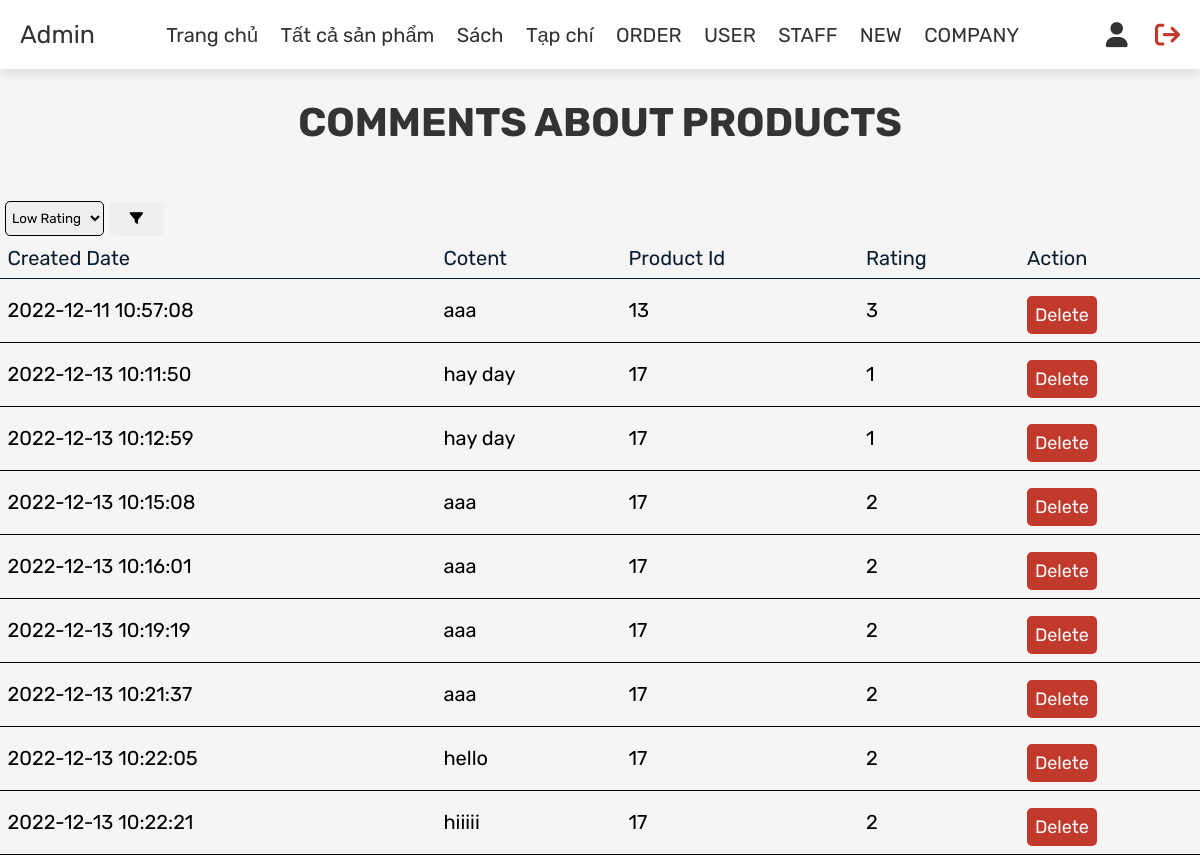
The page /admin_users_comment.php?id=31 (signed in) on the database as committed earlier.
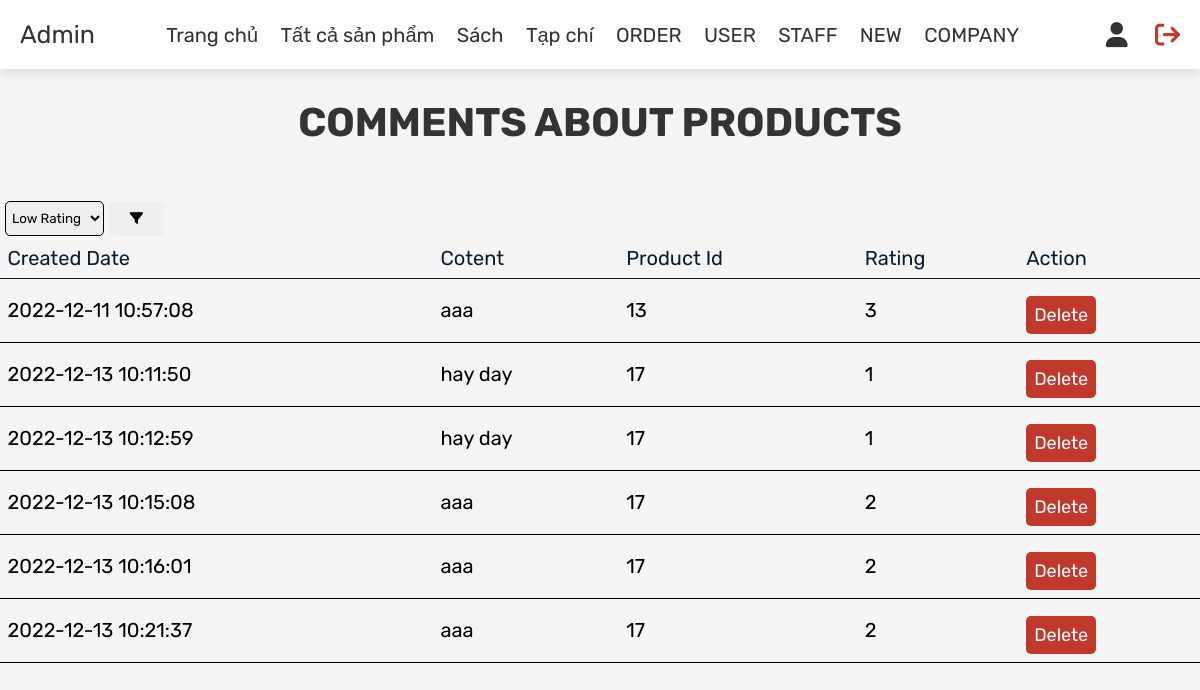
The same page on the database as committed later.
### tables this page shows
CREATE TABLE `review` (
  `Created_date` datetime NOT NULL DEFAULT current_timestamp(),
  `ACCID` int(11) NOT NULL,
  `Product_ID` int(11) NOT NULL,
  `Content` varchar(255) DEFAULT NULL,
  `Rating` int(11) NOT NULL,
  `ID` int(11) NOT NULL
);

### admin_users_comment.php (the view, shortened to what this page needs)
<?php
include 'config.php';
if(isset($_REQUEST['id'])){
$user_id = $_REQUEST["id"];
$select_com=mysqli_query($conn,"SELECT * FROM `review` WHERE ACCID = '$user_id' ORDER BY Product_ID") or die ('query failed');
}
?>
<!DOCTYPE html>
<html lang="en">
<head>
   <link rel="stylesheet" href="https://cdnjs.cloudflare.com/ajax/libs/font-awesome/6.0.0/css/all.min.css">
   <link rel="stylesheet" href="css/admin_style.css">
</head>
<body>
<?php include 'admin_header.php'; ?>
<section class="add-products">
   <h1 class="title">Comments about products</h1>
</section>
<table class="all-details">
<form action="admin_users_comment.php" method="GET">
    <select id="sort-by" name="sort_by">
            <option value="ratelo">Low Rating</option>
    </select>
<button id="sub-btn" type="submit"><i class="fas fa-filter"></i></button>
</form>
                           <thead>
                              <tr>
                                <th>Created Date</th>
                                <th>Cotent</th>
                                <th>Product Id</th>
                                <th>Rating</th>
					            <th>Action</th>
                              </tr>
                            </thead>
                            <tbody>
                                <?php
                                    while($result_comment = $select_com->fetch_assoc()){
                                        echo'<tr>
                                        <td>' .
                                          $result_comment['Created_date'] . '
                                        </td>
                                        <td>' .
                                          $result_comment['Content'] .'
                                        </td>
                                        <td>' .
                                          $result_comment['Product_ID'] .'
                                        </td>
                                        <td>'.
                                          $result_comment['Rating'] .'
                                        </td>
                                        <td><a href="admin_users_comment.php?delete='.$result_comment['ID'].'&id='.$result_comment['ACCID'].'"class="delete-btn">delete</a></td>
                                       </tr>';
                                    }
                                ?>
                            </tbody>
</table>
</body>
</html>

Rows that differ between the two databases and show on the page:
removed review: Created_date "2022-12-13 10:19:19", Content "aaa", Product_ID "17", Rating "2"
removed review: Created_date "2022-12-13 10:22:05", Content "hello", Product_ID "17", Rating "2"
removed review: Created_date "2022-12-13 10:22:21", Content "hiiiii", Product_ID "17", Rating "2"
